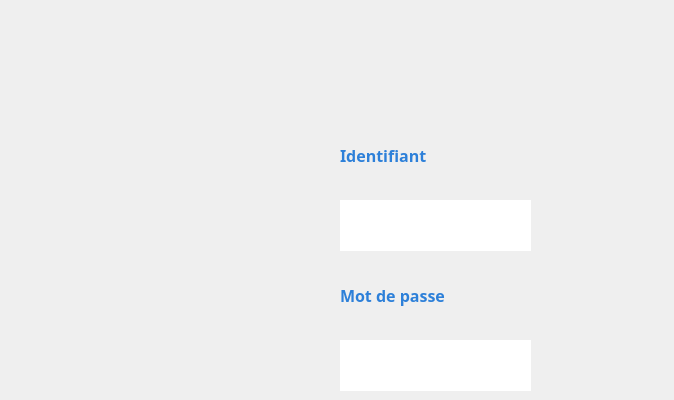
    <widget class="QWidget" name="Authentification">
     <property name="styleSheet">
      <string notr="true">#Authentification{
background-color: transparent;
border-image: url(:background.jpg);
background: none;
border: none;
background-repeat: none;
}
</string>
     </property>
     <widget class="QPushButton" name="pushButton_login">
      <property name="geometry">
       <rect>
        <x>590</x>
        <y>270</y>
        <width>75</width>
        <height>71</height>
       </rect>
      </property>
      <property name="styleSheet">
       <string notr="true">#pushButton_login{
background-color: transparent;
border-image: url(:login.png);
background: none;
border: none;
background-repeat: none;
}
</string>
      </property>
      <property name="text">
       <string/>
      </property>
     </widget>
     <widget class="QLabel" name="label_51">
      <property name="geometry">
       <rect>
        <x>340</x>
        <y>130</y>
        <width>181</width>
        <height>51</height>
       </rect>
      </property>
      <property name="font">
       <font>
        <family>Segoe Print</family>
       </font>
      </property>
      <property name="text">
       <string>&lt;html&gt;&lt;head/&gt;&lt;body&gt;&lt;p&gt;&lt;span style=&quot; font-size:12pt; font-weight:600; color:#2d80d9;&quot;&gt;Identifiant&lt;/span&gt;&lt;/p&gt;&lt;/body&gt;&lt;/html&gt;</string>
      </property>
     </widget>
     <widget class="QLabel" name="label_52">
      <property name="geometry">
       <rect>
        <x>340</x>
        <y>270</y>
        <width>181</width>
        <height>51</height>
       </rect>
      </property>
      <property name="font">
       <font>
        <family>Segoe Print</family>
       </font>
      </property>
      <property name="text">
       <string>&lt;html&gt;&lt;head/&gt;&lt;body&gt;&lt;p&gt;&lt;span style=&quot; font-size:12pt; font-weight:600; color:#2d80d9;&quot;&gt;Mot de passe&lt;/span&gt;&lt;/p&gt;&lt;/body&gt;&lt;/html&gt;</string>
      </property>
     </widget>
     <widget class="QLineEdit" name="Login_identifiant">
      <property name="geometry">
       <rect>
        <x>340</x>
        <y>200</y>
        <width>191</width>
        <height>51</height>
       </rect>
      </property>
      <property name="styleSheet">
       <string notr="true">#Login_identifiant {
background-color: transparent;
border-image: url(:champs.png);
background: none;
border: none;
background-repeat: none;
}

</string>
      </property>
     </widget>
     <widget class="QLineEdit" name="Login_mdp">
      <property name="geometry">
       <rect>
        <x>340</x>
        <y>340</y>
        <width>191</width>
        <height>51</height>
       </rect>
      </property>
      <property name="styleSheet">
       <string notr="true">#Login_mdp {
background-color: transparent;
border-image: url(:champs.png);
background: none;
border: none;
background-repeat: none;
}

</string>
      </property>
     </widget>
    </widget>
